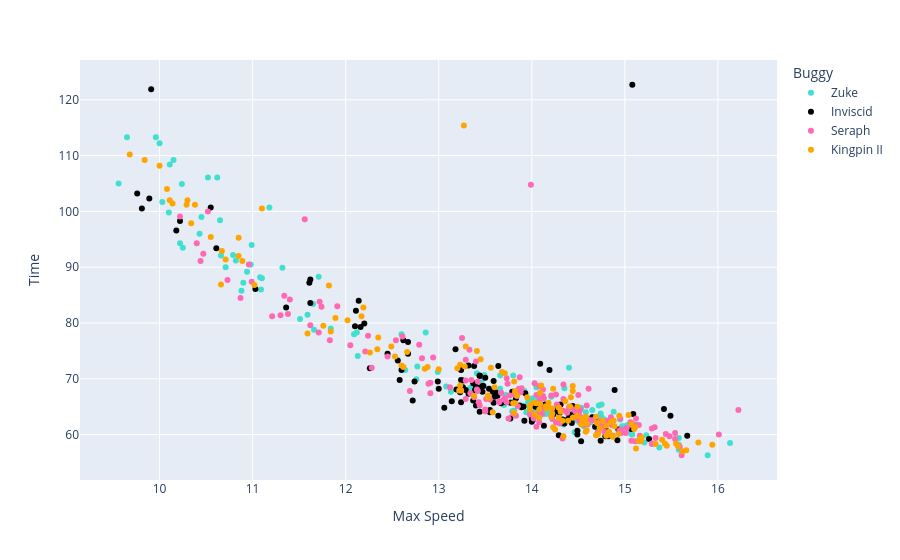

Here is the notebook cell this chart was saved with:
### Code cell
px.scatter(freerolls, x='Max Speed', y='Time', color='Buggy', hover_data=['Driver', 'Buggy', 'Date', 'Roll Number', 'Roll Start Time'], color_discrete_map=cmap)

### Figure 1 — Plotly figure (JSON) as saved in the notebook; plotly's stock layout.template omitted (floating-point values rounded to 4 significant figures; data arrays with more than 128 entries replaced by an {"elided": "..."} marker saying what was removed)
{"data": [{"customdata": {"elided": "142x5 mixed values"}, "hovertemplate": "Buggy=%{customdata[1]}<br>Max Speed=%{x}<br>Time=%{y}<br>Driver=%{customdata[0]}<br>Date=%{customdata[2]}<br>Roll Number=%{customdata[3]}<br>Roll Start Time=%{customdata[4]}<extra></extra>", "legendgroup": "Zuke", "marker": {"color": "turquoise", "symbol": "circle"}, "mode": "markers", "name": "Zuke", "orientation": "v", "showlegend": true, "type": "scatter", "x": {"elided": "142 float values"}, "xaxis": "x", "y": {"elided": "142 float values"}, "yaxis": "y"}, {"customdata": {"elided": "127x5 mixed values"}, "hovertemplate": "Buggy=%{customdata[1]}<br>Max Speed=%{x}<br>Time=%{y}<br>Driver=%{customdata[0]}<br>Date=%{customdata[2]}<br>Roll Number=%{customdata[3]}<br>Roll Start Time=%{customdata[4]}<extra></extra>", "legendgroup": "Inviscid", "marker": {"color": "black", "symbol": "circle"}, "mode": "markers", "name": "Inviscid", "orientation": "v", "showlegend": true, "type": "scatter", "x": [14.44, 15.09, 13.58, 13.47, 14.4, 13.92, 13.59, 13.4, 13.44, 13.72, 13.26, 12.74, 12.26, 13.99, 13.24, 14.46, 13.55, 13.14, 14.65, 14.68, 15.49, 14.26, 14.3, 14.8, 14.09, 14.93, 11.62, 14.79, 14.74, 14.92, 14.29, 14.49, 13.44, 13.4, 13.06, 13.64, 12.72, 14.49, 14.53, 13.44, 14.13, 14.01, 14.0, 12.14, 13.18, 9.91, 9.76, 11.61, 12.62, 12.6, 12.67, 11.36, 12.11, 13.79, 13.0, 13.61, 12.2, 11.03, 13.44, 13.32, 12.1, 12.16, 13.64, 13.99, 13.67, 13.89, 13.37, 13.32, 14.19, 13.54, 13.5, 13.39, 14.14, 10.61, 13.23, 13.19, 13.24, 13.29, 9.81, 13.59, 9.89, 10.55, 13.37, 13.93, 13.44, 13.48, 13.83, 12.45, 13.26, 13.24, 12.56, 13.77, 13.6, 14.31, 13.91, 14.17, 13.87, 10.18, 10.22, 13.38, 12.67, 13.55, 15.42, 15.07, 14.25, 14.43, 13.63, 14.82, 14.23, 12.58, 13.47, 11.62, 14.44, 14.04, 13.8, 13.77, 14.35, 14.33, 15.26, 14.43, 14.89, 15.67, 14.68, 15.08, 12.99, 14.0, 14.39], "xaxis": "x", "y": [65.1, 63.7, 67.7, 68.7, 63.6, 62.5, 69.6, 68.6, 68.1, 65.8, 69.7, 69.5, 71.9, 63.5, 71.6, 64.0, 64.0, 66.0, 63.1, 62.6, 63.4, 64.2, 63.9, 60.7, 72.7, 60.9, 87.8, 59.7, 58.9, 59.0, 59.9, 60.0, 64.1, 65.2, 64.8, 63.4, 66.1, 60.7, 58.8, 70.5, 61.6, 62.6, 62.3, 84.0, 75.3, 121.9, 103.2, 87.2, 76.9, 71.6, 74.5, 82.8, 82.2, 67.7, 68.2, 67.6, 79.9, 86.1, 70.6, 72.4, 79.4, 79.3, 72.3, 63.7, 65.6, 64.9, 69.2, 67.3, 71.6, 68.2, 70.2, 68.0, 65.4, 93.4, 67.6, 68.1, 69.8, 68.0, 100.5, 65.7, 102.3, 100.7, 66.1, 67.4, 68.4, 68.7, 66.5, 74.5, 68.5, 65.8, 73.3, 62.9, 66.8, 65.4, 65.0, 65.1, 65.2, 96.6, 98.3, 72.3, 76.6, 64.4, 64.6, 61.0, 64.4, 62.1, 66.9, 59.7, 63.6, 69.8, 67.7, 83.6, 65.1, 65.0, 65.7, 65.7, 62.0, 62.7, 59.2, 62.8, 68.0, 59.8, 61.4, 122.7, 69.5, 62.9, 62.8], "yaxis": "y"}, {"customdata": {"elided": "169x5 mixed values"}, "hovertemplate": "Buggy=%{customdata[1]}<br>Max Speed=%{x}<br>Time=%{y}<br>Driver=%{customdata[0]}<br>Date=%{customdata[2]}<br>Roll Number=%{customdata[3]}<br>Roll Start Time=%{customdata[4]}<extra></extra>", "legendgroup": "Seraph", "marker": {"color": "hotpink", "symbol": "circle"}, "mode": "markers", "name": "Seraph", "orientation": "v", "showlegend": true, "type": "scatter", "x": {"elided": "169 float values"}, "xaxis": "x", "y": {"elided": "169 float values"}, "yaxis": "y"}, {"customdata": {"elided": "140x5 mixed values"}, "hovertemplate": "Buggy=%{customdata[1]}<br>Max Speed=%{x}<br>Time=%{y}<br>Driver=%{customdata[0]}<br>Date=%{customdata[2]}<br>Roll Number=%{customdata[3]}<br>Roll Start Time=%{customdata[4]}<extra></extra>", "legendgroup": "Kingpin II", "marker": {"color": "orange", "symbol": "circle"}, "mode": "markers", "name": "Kingpin II", "orientation": "v", "showlegend": true, "type": "scatter", "x": {"elided": "140 float values"}, "xaxis": "x", "y": {"elided": "140 float values"}, "yaxis": "y"}], "layout": {"legend": {"title": {"text": "Buggy"}, "tracegroupgap": 0}, "margin": {"t": 60}, "xaxis": {"anchor": "y", "domain": [0, 1], "title": {"text": "Max Speed"}}, "yaxis": {"anchor": "x", "domain": [0, 1], "title": {"text": "Time"}}}}
